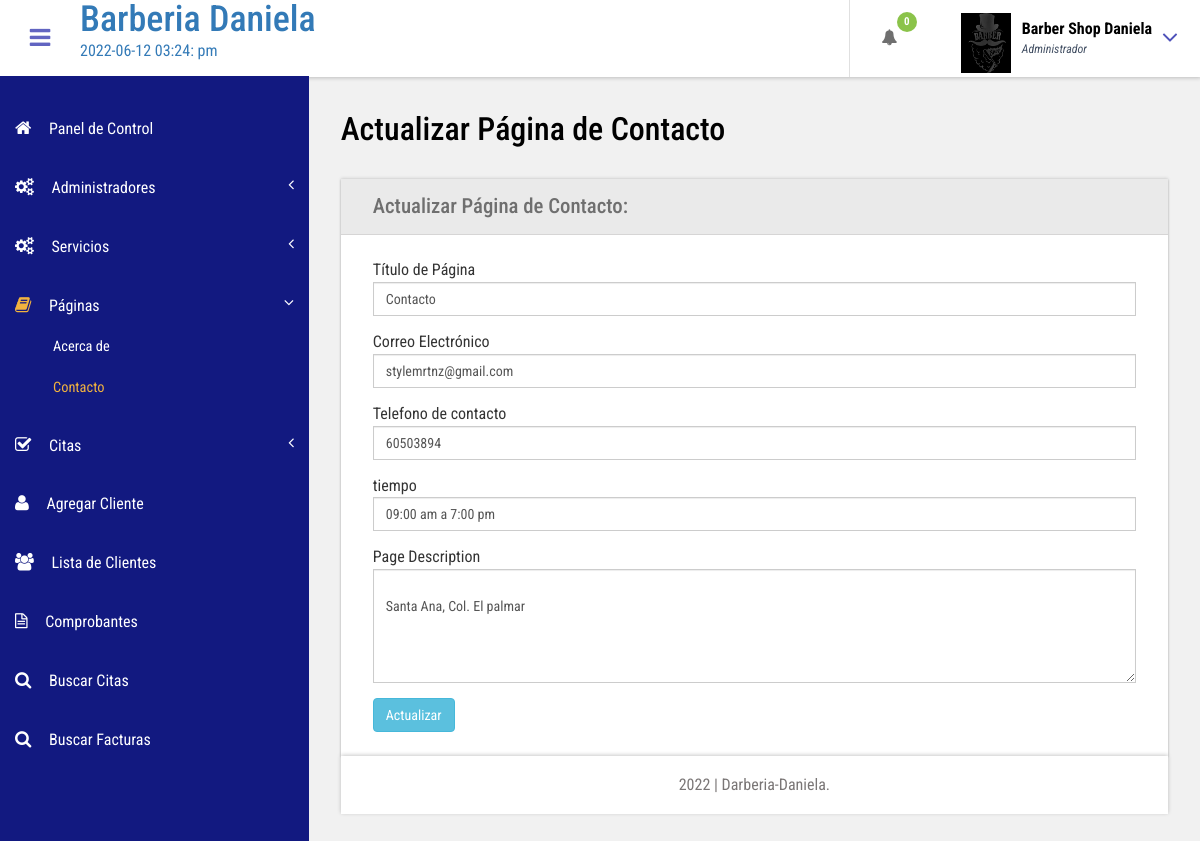
/admin/contactenos.php (signed in), run on the app's committed database.
### tables this page shows
CREATE TABLE `tblpagina` (
  `ID` int(10) NOT NULL AUTO_INCREMENT,
  `tipo_pag` varchar(200) DEFAULT NULL,
  `titulo_pag` mediumtext DEFAULT NULL,
  `descripcion_pag` mediumtext DEFAULT NULL,
  `correo_electronico` varchar(200) DEFAULT NULL,
  `no_telefono` bigint(10) DEFAULT NULL,
  `actualizacion_cita` date DEFAULT NULL,
  `tiempo` varchar(200) NOT NULL,
  PRIMARY KEY (`ID`)
);

### admin/contactenos.php (the view, shortened to what this page needs)
<?php
include('includes/dbconnection.php');
if (strlen($_SESSION['bpmsaid']==0)) {
  header('location:logout.php');
  } else{
  ?>
<!DOCTYPE HTML>
<html>
<head>
<link href="css/bootstrap.css" rel='stylesheet' type='text/css' />
<link href="css/style.css" rel='stylesheet' type='text/css' />
<link href="css/font-awesome.css" rel="stylesheet">
<link href="css/animate.css" rel="stylesheet" type="text/css" media="all">
<link href="css/custom.css" rel="stylesheet">
</head>
<body class="cbp-spmenu-push">
	<div class="main-content">
		 <?php include_once('includes/sidebar.php');?>
	 <?php include_once('includes/header.php');?>
		<div id="page-wrapper">
			<div class="main-page">
				<div class="forms">
					<h3 style=color:black class="title1">Actualizar Página de Contacto</h3>
					<div class="form-grids row widget-shadow" data-example-id="basic-forms">
						<div class="form-title">
							<h4>Actualizar Página de Contacto:</h4>
						</div>
						<div class="form-body">
							<form method="post">
  <?php
$ret=mysqli_query($con,"select * from  tblpagina where tipo_pag='contactus'");
while ($row=mysqli_fetch_array($ret)) {
?>
							 <div class="form-group">
							<label for="exampleInputEmail1">Título de Página</label>
							<input type="text" class="form-control" name="titulo_pag" id="titulo_pag" value="<?php  echo $row['titulo_pag'];?>" required="true"> </div>
							<div class="form-group">
							<label for="exampleInputEmail1">Correo Electrónico</label>
							<input type="text" class="form-control" name="email" id="email" value="<?php  echo $row['correo_electronico'];?>" required="true"> </div>
							<div class="form-group">
								<label for="exampleInputEmail1">Telefono de contacto</label>
								<input type="text" class="form-control" name="mobnumber" id="mobnumber" value="<?php  echo $row['no_telefono'];?>" required="true"> </div>
								<div class="form-group">
									<label for="exampleInputEmail1">tiempo</label>
									<input type="text" class="form-control" name="tiempo" id="tiempo" value="<?php  echo $row['tiempo'];?>" required="true"> </div>
									<div class="form-group">
										<label for="exampleInputcontraseña1">Page Description</label>
										<textarea name="pagedes" id="pagedes" rows="5" class="form-control">
        								<?php  echo $row['descripcion_pag'];?></textarea> </div>
							 <?php } ?>
							  <button type="submit" name="submit" class="btn btn-info">Actualizar</button> </form>
						</div>
					</div>
			</div>
		</div>
		 <?php include_once('includes/footer.php');?>
	</div>
</body>
</html>
<?php } ?>

### admin/includes/header.php (shortened to what this page needs)
<?php
$fecha=date('Y-m-d h:i: a', time());
?>
    <div class="sticky-header header-section ">
      <div class="header-left">
        <button id="showLeftPush"><i class="fa fa-bars"></i></button>
        <div class="">
          <a href="inicio-admin.php">
            <h1>Barberia Daniela</h1>
            <span> <?php echo $fecha;?> </span>
          </a>
        </div>
        <div class="clearfix"> </div>
      </div>
      <div class="header-right">
        <div class="profile_details_left">
          <ul class="nofitications-dropdown">
            <?php
$ret1=mysqli_query($con,"select ID,nombre from  tblcitas where estado=''");
$num=mysqli_num_rows($ret1);
?>
            <li class="dropdown head-dpdn">
              <a href="#" class="dropdown-toggle" data-toggle="dropdown" aria-expanded="false">
              <i class="fa fa-bell"></i><span class="badge "><?php echo $num;?></span></a>
            </li>
          </ul>
          <div class="clearfix"> </div>
        </div>
        <div class="profile_details">
        <?php
$adid=$_SESSION['bpmsaid'];
$ret=mysqli_query($con,"select nombreAdmin from tbladmin where ID='$adid'");
$row=mysqli_fetch_array($ret);
$name=$row['nombreAdmin'];
?>
          <ul>
            <li class="dropdown profile_details_drop">
              <a href="#" class="dropdown-toggle" data-toggle="dropdown" aria-expanded="false">
                <div class="profile_img">
                  <span class="prfil-img">
                    <img src="images/logobd.png" alt="" width="50" height="60">
                   </span>
                  <div class="user-name">
                    <p style="color:black"><?php echo $name; ?></p>
                    <span>Administrador</span>
                  </div>
                  <i class="fa fa-angle-down lnr"></i>
                  <div class="clearfix"></div>
                </div>
              </a>
            </li>
          </ul>
        </div>
        <div class="clearfix"> </div>
      </div>
      <div class="clearfix"> </div>
    </div>

### admin/css/style.css (style rules this page uses)
h4, h5, h6, h1, h2, h3 { margin: 0; }
ul, ol { margin: 0; }
p { margin: 0; }
html, body { font-family: 'Roboto Condensed', sans-serif; font-size: 100%; overflow-x: hidden; background: #fff; }
body a { transition: 0.5s all ease; -webkit-transition: 0.5s all ease; -moz-transition: 0.5s all ease; -o-transition: 0.5s all ease; -ms-transition: 0.5s all ease; text-decoration:none; }
h1,h2,h3,h4,h5,h6 { margin:0; }
p { margin:0; }
ul,label { margin:0; padding:0; }
.main-content { position: relative; }
.sticky-header { position: fixed; top: 0; left:0px; width: 100%; z-index: 100; }
.header-section { background:#FFF; box-shadow: 1px 1px 4px rgba(0, 0, 0, 0.21); -webkit-box-shadow: 1px 1px 4px rgba(0, 0, 0, 0.21); -moz-box-shadow: 1px 1px 4px rgba(0, 0, 0, 0.21); -o-box-shadow: 1px 1px 4px rgba(0, 0, 0, 0.21); }
.header-section::after { clear: both; display: block; content: ''; }
.header-left { float: left; width: 45%; }
.header-right { float: right; }
button#showLeftPush { font-size: 1.5em; width: 80px; padding: 0.87em 0; text-align: center; cursor: pointer; float: left; color: #6F6F6F; -moz-transition: all 0.2s ease-out 0s; -webkit-transition: all 0.2s ease-out 0s; transition: all 0.2s ease-out 0s; border: none; background-color: #fff; outline:none; }
.cbp-spmenu-push { overflow-x: hidden; position: relative; }
.cbp-spmenu, .cbp-spmenu-push { -webkit-transition: all 0.3s ease; -moz-transition: all 0.3s ease; transition: all 0.3s ease; }
.cbp-spmenu-push div#page-wrapper { margin: 0 0 0 19.3em; transition:.5s all; -webkit-transition:.5s all; -moz-transition:.5s all; }
.fa { display: inline-block; font-family: FontAwesome; font-style: normal; font-weight: normal; line-height: 1; -webkit-font-smoothing: antialiased; -moz-osx-font-smoothing: grayscale; }
.profile_details_left { float: left; }
li.dropdown.head-dpdn { display: inline-block; padding: 1.7em 0; border-left: 1px solid #E0E0E0; float: left; }
li.dropdown.head-dpdn a.dropdown-toggle { padding: 1.7em 2em; }
i.fa.fa-bell { color:#6F6F6F; }
.header-right span.badge { font-size: 11px; font-weight: bold; color: #FFF; background: #8BC34A; line-height: 15px; width: 20px; height: 20px; border-radius: 2em; -webkit-border-radius: 2em; -moz-border-radius: 2em; -o-border-radius: 2em; text-align: center; display: inline-block; position: absolute; top: 16%; padding: 2px 0 0; }
.profile_details { float: right; }
.profile_details_drop a.dropdown-toggle { display:block; padding: 0.8em 3em 0 2em; }
.profile_img span.prfil-img { float:left; }
.user-name { float:left; margin-top:8px; margin-left:11px; height:35px; }
.profile_details ul li { list-style-type:none; position:relative; }
.profile_details li a i.fa.lnr { position: absolute; top: 34%; right: 8%; color: #4F52BA; font-size: 1.6em; }
.user-name p { font-size:1em; color:#DD6777; line-height:1em; font-weight:700; }
.user-name span { font-size: .75em; font-style: italic; color: #424f63; font-weight: normal; margin-top: .3em; }
.charts,.row { margin: 2em 0 0; }
.widget-shadow { background-color: #fff; box-shadow: 0 -1px 3px rgba(0,0,0,.12),0 1px 2px rgba(0,0,0,.24); -webkit-box-shadow: 0 -1px 3px rgba(0,0,0,.12),0 1px 2px rgba(0,0,0,.24); -moz-box-shadow: 0 -1px 3px rgba(0,0,0,.12),0 1px 2px rgba(0,0,0,.24); }
h3.title1 { font-size: 2em; color: #e94e02; margin-bottom: 0.8em; }
.forms h3.title1 { margin-bottom:0; }
.forms h4 { font-size: 1.3em; color: #6F6F6F; }
.form-title { padding: 1em 2em; background-color: #EAEAEA; border-bottom: 1px solid #D6D5D5; }
.form-body { padding: 1.5em 2em; }
.forms label { font-weight: 400; }
.form-control { border-radius: inherit; }

### admin/css/custom.css (style rules this page uses)
#page-wrapper { padding:7em 2em 2.5em; background-color: #F1F1F1; }

### data on the page
tblpagina: titulo_pag "Contacto", email "stylemrtnz@gmail.com", mobnumber "60503894", tiempo "09:00 am a 7:00 pm", pagedes "Santa Ana, Col. El palmar"

### other printed values
$num "0"
$name "Barber Shop Daniela"
